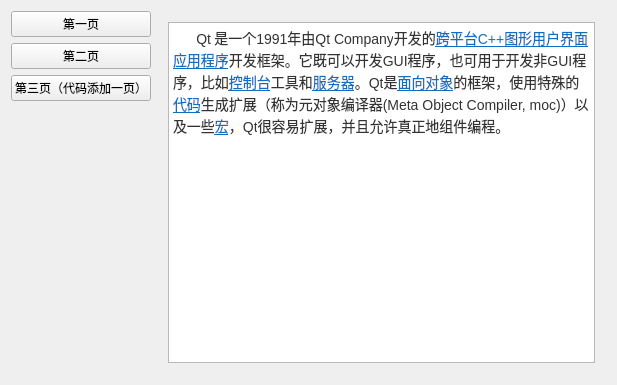
<?xml version="1.0" encoding="UTF-8"?>
<ui version="4.0">
 <class>MyQStackedWidget</class>
 <widget class="QWidget" name="MyQStackedWidget">
  <property name="geometry">
   <rect>
    <x>0</x>
    <y>0</y>
    <width>617</width>
    <height>385</height>
   </rect>
  </property>
  <property name="windowTitle">
   <string>MyQStackedWidget</string>
  </property>
  <layout class="QHBoxLayout" name="horizontalLayout">
   <item>
    <layout class="QVBoxLayout" name="verticalLayout">
     <item>
      <widget class="QPushButton" name="btnPage1">
       <property name="text">
        <string>第一页</string>
       </property>
      </widget>
     </item>
     <item>
      <widget class="QPushButton" name="btnPage2">
       <property name="text">
        <string>第二页</string>
       </property>
      </widget>
     </item>
     <item>
      <widget class="QPushButton" name="btnPage3">
       <property name="text">
        <string>第三页（代码添加一页）</string>
       </property>
      </widget>
     </item>
     <item>
      <spacer name="verticalSpacer">
       <property name="orientation">
        <enum>Qt::Vertical</enum>
       </property>
       <property name="sizeHint" stdset="0">
        <size>
         <width>20</width>
         <height>40</height>
        </size>
       </property>
      </spacer>
     </item>
    </layout>
   </item>
   <item>
    <widget class="QStackedWidget" name="stackedWidget">
     <property name="maximumSize">
      <size>
       <width>900</width>
       <height>600</height>
      </size>
     </property>
     <property name="currentIndex">
      <number>0</number>
     </property>
     <widget class="QWidget" name="page_1">
      <layout class="QVBoxLayout" name="verticalLayout_2">
       <item>
        <widget class="QTextBrowser" name="textBrowser">
         <property name="html">
          <string>&lt;!DOCTYPE HTML PUBLIC &quot;-//W3C//DTD HTML 4.0//EN&quot; &quot;http://www.w3.org/TR/REC-html40/strict.dtd&quot;&gt;
&lt;html&gt;&lt;head&gt;&lt;meta name=&quot;qrichtext&quot; content=&quot;1&quot; /&gt;&lt;style type=&quot;text/css&quot;&gt;
p, li { white-space: pre-wrap; }
&lt;/style&gt;&lt;/head&gt;&lt;body style=&quot; font-family:'SimSun'; font-size:9pt; font-weight:400; font-style:normal;&quot;&gt;
&lt;p style=&quot; margin-top:0px; margin-bottom:0px; margin-left:0px; margin-right:0px; -qt-block-indent:0; text-indent:0px;&quot;&gt;&lt;span style=&quot; font-family:'Helvetica Neue,Helvetica,Arial,PingFang SC,Hiragino Sans GB,Microsoft YaHei,WenQuanYi Micro Hei,sans-serif'; font-size:14px; color:#333333; background-color:#ffffff;&quot;&gt;      Qt&lt;/span&gt;&lt;span style=&quot; font-family:'Helvetica Neue,Helvetica,Arial,PingFang SC,Hiragino Sans GB,Microsoft YaHei,WenQuanYi Micro Hei,sans-serif'; font-size:12px; color:#3366cc; background-color:#ffffff;&quot;&gt; &lt;/span&gt;&lt;span style=&quot; font-family:'Helvetica Neue,Helvetica,Arial,PingFang SC,Hiragino Sans GB,Microsoft YaHei,WenQuanYi Micro Hei,sans-serif'; font-size:14px; color:#333333; background-color:#ffffff;&quot;&gt;是一个1991年由Qt Company开发的&lt;/span&gt;&lt;a href=&quot;https://baike.baidu.com/item/%E8%B7%A8%E5%B9%B3%E5%8F%B0/8558902&quot;&gt;&lt;span style=&quot; font-family:'Helvetica Neue,Helvetica,Arial,PingFang SC,Hiragino Sans GB,Microsoft YaHei,WenQuanYi Micro Hei,sans-serif'; font-size:14px; text-decoration: underline; color:#136ec2; background-color:#ffffff;&quot;&gt;跨平台&lt;/span&gt;&lt;/a&gt;&lt;a href=&quot;https://baike.baidu.com/item/C%2B%2B/99272&quot;&gt;&lt;span style=&quot; font-family:'Helvetica Neue,Helvetica,Arial,PingFang SC,Hiragino Sans GB,Microsoft YaHei,WenQuanYi Micro Hei,sans-serif'; font-size:14px; text-decoration: underline; color:#136ec2; background-color:#ffffff;&quot;&gt;C++&lt;/span&gt;&lt;/a&gt;&lt;a href=&quot;https://baike.baidu.com/item/%E5%9B%BE%E5%BD%A2%E7%94%A8%E6%88%B7%E7%95%8C%E9%9D%A2/3352324&quot;&gt;&lt;span style=&quot; font-family:'Helvetica Neue,Helvetica,Arial,PingFang SC,Hiragino Sans GB,Microsoft YaHei,WenQuanYi Micro Hei,sans-serif'; font-size:14px; text-decoration: underline; color:#136ec2; background-color:#ffffff;&quot;&gt;图形用户界面&lt;/span&gt;&lt;/a&gt;&lt;a href=&quot;https://baike.baidu.com/item/%E5%BA%94%E7%94%A8%E7%A8%8B%E5%BA%8F/5985445&quot;&gt;&lt;span style=&quot; font-family:'Helvetica Neue,Helvetica,Arial,PingFang SC,Hiragino Sans GB,Microsoft YaHei,WenQuanYi Micro Hei,sans-serif'; font-size:14px; text-decoration: underline; color:#136ec2; background-color:#ffffff;&quot;&gt;应用程序&lt;/span&gt;&lt;/a&gt;&lt;span style=&quot; font-family:'Helvetica Neue,Helvetica,Arial,PingFang SC,Hiragino Sans GB,Microsoft YaHei,WenQuanYi Micro Hei,sans-serif'; font-size:14px; color:#333333; background-color:#ffffff;&quot;&gt;开发框架。它既可以开发GUI程序，也可用于开发非GUI程序，比如&lt;/span&gt;&lt;a href=&quot;https://baike.baidu.com/item/%E6%8E%A7%E5%88%B6%E5%8F%B0/2438626&quot;&gt;&lt;span style=&quot; font-family:'Helvetica Neue,Helvetica,Arial,PingFang SC,Hiragino Sans GB,Microsoft YaHei,WenQuanYi Micro Hei,sans-serif'; font-size:14px; text-decoration: underline; color:#136ec2; background-color:#ffffff;&quot;&gt;控制台&lt;/span&gt;&lt;/a&gt;&lt;span style=&quot; font-family:'Helvetica Neue,Helvetica,Arial,PingFang SC,Hiragino Sans GB,Microsoft YaHei,WenQuanYi Micro Hei,sans-serif'; font-size:14px; color:#333333; background-color:#ffffff;&quot;&gt;工具和&lt;/span&gt;&lt;a href=&quot;https://baike.baidu.com/item/%E6%9C%8D%E5%8A%A1%E5%99%A8/100571&quot;&gt;&lt;span style=&quot; font-family:'Helvetica Neue,Helvetica,Arial,PingFang SC,Hiragino Sans GB,Microsoft YaHei,WenQuanYi Micro Hei,sans-serif'; font-size:14px; text-decoration: underline; color:#136ec2; background-color:#ffffff;&quot;&gt;服务器&lt;/span&gt;&lt;/a&gt;&lt;span style=&quot; font-family:'Helvetica Neue,Helvetica,Arial,PingFang SC,Hiragino Sans GB,Microsoft YaHei,WenQuanYi Micro Hei,sans-serif'; font-size:14px; color:#333333; background-color:#ffffff;&quot;&gt;。Qt是&lt;/span&gt;&lt;a href=&quot;https://baike.baidu.com/item/%E9%9D%A2%E5%90%91%E5%AF%B9%E8%B1%A1/2262089&quot;&gt;&lt;span style=&quot; font-family:'Helvetica Neue,Helvetica,Arial,PingFang SC,Hiragino Sans GB,Microsoft YaHei,WenQuanYi Micro Hei,sans-serif'; font-size:14px; text-decoration: underline; color:#136ec2; background-color:#ffffff;&quot;&gt;面向对象&lt;/span&gt;&lt;/a&gt;&lt;span style=&quot; font-family:'Helvetica Neue,Helvetica,Arial,PingFang SC,Hiragino Sans GB,Microsoft YaHei,WenQuanYi Micro Hei,sans-serif'; font-size:14px; color:#333333; background-color:#ffffff;&quot;&gt;的框架，使用特殊的&lt;/span&gt;&lt;a href=&quot;https://baike.baidu.com/item/%E4%BB%A3%E7%A0%81/86048&quot;&gt;&lt;span style=&quot; font-family:'Helvetica Neue,Helvetica,Arial,PingFang SC,Hiragino Sans GB,Microsoft YaHei,WenQuanYi Micro Hei,sans-serif'; font-size:14px; text-decoration: underline; color:#136ec2; background-color:#ffffff;&quot;&gt;代码&lt;/span&gt;&lt;/a&gt;&lt;span style=&quot; font-family:'Helvetica Neue,Helvetica,Arial,PingFang SC,Hiragino Sans GB,Microsoft YaHei,WenQuanYi Micro Hei,sans-serif'; font-size:14px; color:#333333; background-color:#ffffff;&quot;&gt;生成扩展（称为元对象编译器(Meta Object Compiler, moc)）以及一些&lt;/span&gt;&lt;a href=&quot;https://baike.baidu.com/item/%E5%AE%8F/2648286&quot;&gt;&lt;span style=&quot; font-family:'Helvetica Neue,Helvetica,Arial,PingFang SC,Hiragino Sans GB,Microsoft YaHei,WenQuanYi Micro Hei,sans-serif'; font-size:14px; text-decoration: underline; color:#136ec2; background-color:#ffffff;&quot;&gt;宏&lt;/span&gt;&lt;/a&gt;&lt;span style=&quot; font-family:'Helvetica Neue,Helvetica,Arial,PingFang SC,Hiragino Sans GB,Microsoft YaHei,WenQuanYi Micro Hei,sans-serif'; font-size:14px; color:#333333; background-color:#ffffff;&quot;&gt;，Qt很容易扩展，并且允许真正地组件编程。&lt;/span&gt;&lt;/p&gt;&lt;/body&gt;&lt;/html&gt;</string>
         </property>
        </widget>
       </item>
      </layout>
     </widget>
     <widget class="QWidget" name="page_2">
      <layout class="QVBoxLayout" name="verticalLayout_3">
       <item>
        <widget class="QLabel" name="label">
         <property name="text">
          <string/>
         </property>
         <property name="pixmap">
          <pixmap resource="MyApplication.qrc">:/image/image/mascot.jpg</pixmap>
         </property>
         <property name="scaledContents">
          <bool>true</bool>
         </property>
        </widget>
       </item>
      </layout>
     </widget>
    </widget>
   </item>
  </layout>
 </widget>
 <layoutdefault spacing="6" margin="11"/>
 <resources>
  <include location="MyApplication.qrc"/>
 </resources>
 <connections/>
</ui>
